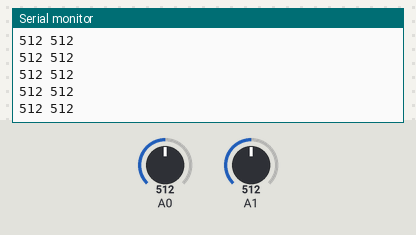
Bench run of a sketch on a simulated Arduino Uno, built with avr-gcc and run on an emulated ATmega328P. Parts: the last lines printed to the serial monitor. The test bench sets the inputs (shaded band); at power-on: A0 = 512, A1 = 512.

Above: at 1.2 s.
1.3 s: A0 set to 982
At 2.3 s:
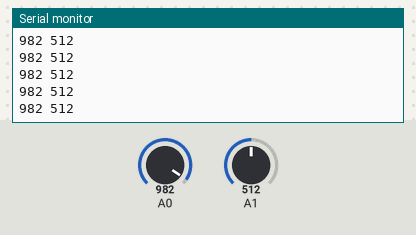
2.8 s: A0 set to 1009
At 3.7 s:
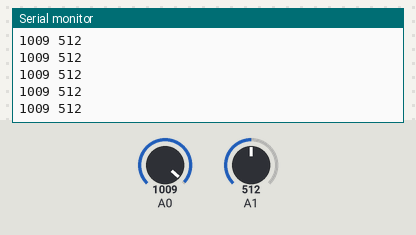
Timing chart, 0 to 5.8 s (numbered marks = the images above; inputs shaded):
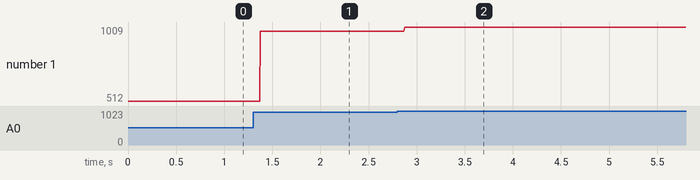

The sketch:

analog.ino
```cpp
void setup() {
    Serial.begin(9600);
    pinMode(A0, INPUT);
    pinMode(A1, INPUT);
}

void loop() {
    Serial.print((int)analogRead(A0));
    Serial.print(" ");
    Serial.println((int)analogRead(A1));
}
```

Measured:
- after the input at 1.3 s, the serial monitor: prints a new line after 0.08 s (image 1)
- after the input at 2.8 s, the serial monitor: prints a new line after 0.07 s (image 2)
- plotted number 1: 512 → 982 after the input at 1.3 s, 982 → 1009 after the input at 2.8 s
